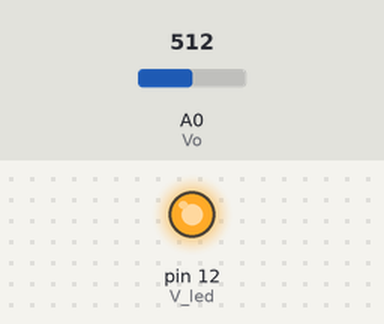
Simulated run of this sketch. Board: Arduino Uno, built with avr-gcc and run on an emulated ATmega328P. Parts: output pins drawn as LEDs (lit = HIGH). The inputs (shaded band) are chosen by the test bench; at power-on: A0 (Vo) = 512. What the sketch prints to the serial monitor is not drawn.

Above: at 0.1 s.
Timing chart, 0 to 1.6 s (numbered marks = the images above):
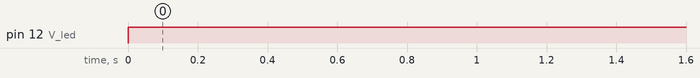

The sketch:

LED_test.ino
```cpp
int Vo = A0;
int V_led = 12;

float Vo_value = 0;
float Voltage = 0;
float dustDensity = 0;

void setup() {
  Serial.begin(9600);
  pinMode(V_led, OUTPUT);
  pinMode(Vo, INPUT);

}

void loop() {
  digitalWrite(V_led, LOW);
  delayMicroseconds(280);
  Vo_value = analogRead(Vo);
  delayMicroseconds(40);
  digitalWrite(V_led, HIGH);
  delayMicroseconds(9600);

  // Voltage = Vo_value * 5.0 / 1023.0;
  // dustDensity = (Voltage - 0.5) / 0.005;

  // Serial.print("dust=");
  Serial.println(Vo_value);

  delay(1000);

}
```

Measured:
- by itself, pin 12 (V_led): LOW → HIGH at 0.00 s
